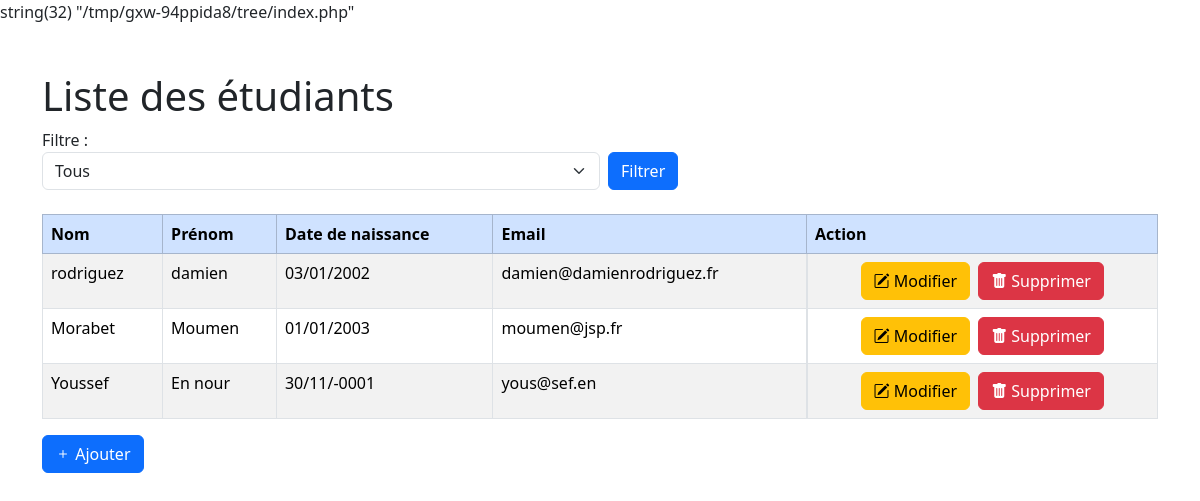
Before: / with the older database file.
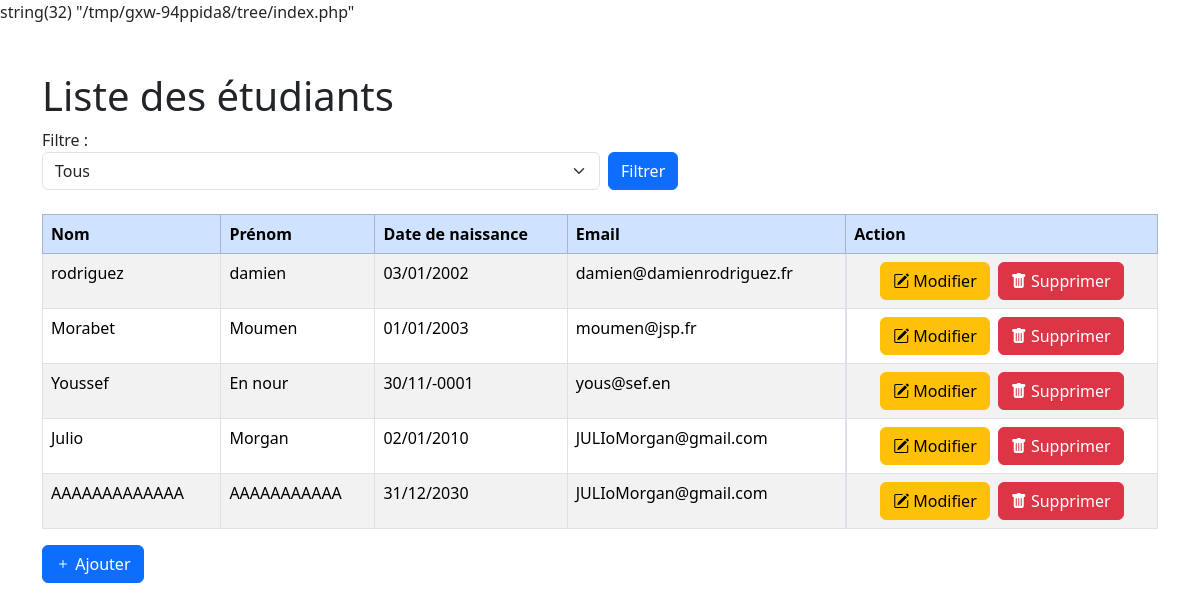
After: the same page with the newer database file.
### tables this page shows
CREATE TABLE IF NOT EXISTS ETUDIANT (
    `idEtudiant` INTEGER PRIMARY KEY NOT NULL AUTO_INCREMENT,
    `nom` VARCHAR(25) NOT NULL,
    `prenom` VARCHAR(20) NOT NULL,
    `datenaissance` date default null,
    `email` varchar(100) default null,
    `telmobile` varchar(20) default null,
    `idSection` integer default null
    );

### controllers/Controller.php (called while the page is built)
<?php
class Controller
{
    public static function render($view, $params)
    {
        extract($params);
        require_once($view);
    }
}

### controllers/EtudiantController.php (called while the page is built, shortened)
<?php
require_once('Controller.php');
require_once('./models/EtudiantManager.php');
require_once('./models/SectionManager.php');
class EtudiantController extends Controller
{
    public static function ListeEtudiants($params)
    {
        $listeSections = SectionManager::GetLesSections();
        $lesEtudiants = array();
        $idSectionFiltre = null;
        $view = ROOT . '/view/EtudiantBackOffice.php';
        if (isset($params['section']) && ctype_digit($params['section'])) {
            $idSectionFiltre = intval($params['section'], 10);
            $sectionFiltre = SectionManager::getSectionParId($idSectionFiltre);
            $lesEtudiants = EtudiantManager::GetLesEtudiantsParSection($sectionFiltre);
        } else {
            $lesEtudiants = EtudiantManager::GetLesEtudiants();
        }
        $params = array();
        $params['idSectionFiltre'] = $idSectionFiltre;
        $params['etudiants'] = $lesEtudiants;
        $params['listeSections'] = $listeSections;
        self::render($view, $params);
    }
}

### models/Etudiant.php (called while the page is built, shortened)
<?php
class Etudiant
{
    private int $idEtudiant;
    private string $nom, $prenom, $email, $telmobile;
    private DateTime $datenaissance;
    public function __construct(
        int $id,
        string $surname,
        string $name,
        string $mail,
        string $phone,
        DateTime $date,
        Section $laSection
    ) {
        $this->idEtudiant = $id;
        $this->nom = $surname;
        $this->prenom = $name;
        $this->email = $mail;
        $this->datenaissance = $date;
    }
    public function GetNom(): string
    {
        return $this->nom;
    }
    public function GetPrenom(): string
    {
        return $this->prenom;
    }
    public function GetMail(): string
    {
        return $this->email;
    }
    public function GetID(): int
    {
        return $this->idEtudiant;
    }
    public function GetDateNaissance(): DateTime
    {
        return $this->datenaissance;
    }
}

### models/SectionManager.php (called while the page is built, shortened)
<?php
require_once('DbManager.php');
class SectionManager
{
    private static ?\PDO $cnx = null;
    private static $lesSections = array();
    public static function GetLesSections(): array
    {
        self::$cnx = DbManager::connect();
        $req = 'select idSection,libelleSection ';
        $req .= 'from Section';
        $result = self::$cnx->prepare($req);
        $result->execute();
        $result->setFetchMode(PDO::FETCH_ASSOC);
        while ($uneSection = $result->fetch()) {
            self::$lesSections[] = new Section(
                $uneSection['idSection'],
                $uneSection['libelleSection']
            );
        }
        return self::$lesSections;
    }
}

### models/DbManager.php (called while the page is built, shortened)
<?php
class DbManager
{
    private static ?\PDO $cnx = null;
    public static function connect()
    {
        if (self::$cnx == null) {
            try {
                $dsn = 'mysql:host=' . HOST . ';port=' . PORT . ';dbname=' . DBNAME . ';charset=' . CHARSET;
                self::$cnx = new PDO($dsn, LOGIN, PASSWORD);
                self::$cnx->setAttribute(PDO::ATTR_ERRMODE, PDO::ERRMODE_EXCEPTION);
            } catch (Exception $ex) {
                die("Erreur : " . $ex->getMessage());
            }
        }
        return self::$cnx;
    }
}

### models/EtudiantManager.php (called while the page is built, shortened)
<?php
require_once('DbManager.php');
require_once('Etudiant.php');
class EtudiantManager
{
    private static ?\PDO $cnx = null;
    public static function GetLesEtudiants(): array
    {
        self::$cnx = DbManager::connect();
        $lesEtudiants = array();
        $req = 'select idEtudiant, nom, prenom , datenaissance, email, telmobile, idSection ';
        $req .= 'from etudiant';
        $result = self::$cnx->prepare($req);
        $result->execute();
        $result->setFetchMode(PDO::FETCH_ASSOC);
        while ($unEtudiant = $result->fetch()) {
            $lesEtudiants[] = new Etudiant(
                $unEtudiant['idEtudiant'],
                $unEtudiant['nom'],
                $unEtudiant['prenom'],
                $unEtudiant['email'],
                $unEtudiant['telmobile'],
                new DateTime($unEtudiant['datenaissance']),
                SectionManager::getSectionParId($unEtudiant['idSection'])
            );
        }
        return $lesEtudiants;
    }
}

### view/EtudiantBackOffice.php (the view, shortened to what this page needs)
<!DOCTYPE html>
<?php
require_once('.\models\EtudiantManager.php');
?>
<html lang="fr">
<head>
    <link href="https://cdn.jsdelivr.net/npm/bootstrap@5.3.1/dist/css/bootstrap.min.css" rel="stylesheet"
 />
    <link rel="stylesheet" href="https://cdn.jsdelivr.net/npm/bootstrap-icons@1.11.1/font/bootstrap-icons.css">
</head>
<body>
    <div class="container py-5">
        <h1>Liste des étudiants</h1>
        <p class="my-0">Filtre :</p>
        <form method="get" action="" class="mb-4 d-flex gap-2">
            <select class="form-select w-50" name="section">
                <option value="all">Tous</option>
            </select>
            <input type="submit" class="btn btn-primary" value="Filtrer"></input>
        </form>
        <table class="table table-bordered table-striped">
            <thead class="table-primary">
                <th>Nom</th>
                <th>Prénom</th>
                <th>Date de naissance</th>
                <th>Email</th>
                <th>Action</th>
            </thead>
            <tbody>
                <?php
                $etudiantHtml = '';
                foreach ($etudiants as $unEtudiant) {
                    $etudiantHtml .= '<tr data-student-id="' . $unEtudiant->GetID() . '">';
                    $etudiantHtml .= '<td>' . $unEtudiant->GetNom() . '</td>';
                    $etudiantHtml .= '<td>' . $unEtudiant->GetPrenom() . '</td>';
                    $etudiantHtml .= '<td>' . $unEtudiant->GetDateNaissance()->format('d/m/Y') . '</td>';
                    $etudiantHtml .= '<td>' . $unEtudiant->GetMail() . '</td>';
                    $etudiantHtml .= '<td class="d-flex gap-2 justify-content-center"><button class="btn btn-warning edit"><i class="bi bi-pencil-square"></i> Modifier</button><button class="btn btn-danger delete"><i class="bi bi-trash-fill"></i> Supprimer</button></td>';
                    $etudiantHtml .= '</tr>';
                }
                echo $etudiantHtml;
                ?>
            </tbody>
        </table>
        <button class="btn btn-primary"><i class="bi bi-plus"></i> Ajouter</button>
    </div>
</body>
</html>

### index.php (shortened to what this page needs)
<?php
var_dump($_SERVER['SCRIPT_FILENAME']);
$params = array();
if (isset($_GET) && !empty($_GET)) {
    extract($_GET);
    foreach ($_GET as $key => $value) {
        if (($key != 'controller') && ($key != 'action')) {
            $params[$key] = $value;
        }
    }
} else {
    $controller = DEFAULT_CONTROLLER;
    $action = DEFAULT_ACTION;
}
$controller .= "Controller";
$filename = ROOT . '/controllers/' . $controller . '.php';
if (file_exists($filename)) {
    if (method_exists($controller, $action)) {
        try {
            $controller::$action($params);
        } catch (Exception $ex) {
            echo 'Erreur : ' . $ex->getMessage();
        }
    } else {
        print_r('mmm erreur 404 un truc dans le genre (l\'action n\'existe pas)');
    }
} else {
    print_r('mmm erreur 404 un truc dans le genre (le controller n\'existe pas)');
}

Changed rows visible on the page:
added etudiant: nom "Julio", prenom "Morgan", format "02/01/2010", email "JULIoMorgan@gmail.com"
added etudiant: nom "AAAAAAAAAAAAA", prenom "AAAAAAAAAAA", format "31/12/2030", email "JULIoMorgan@gmail.com"
